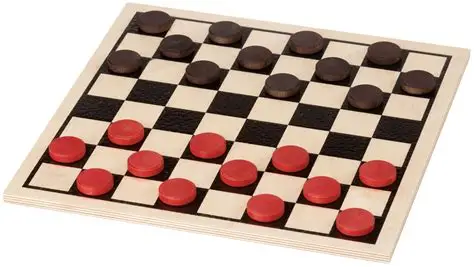
#> input picture assets/checkersboard.png, 474 x 267 px
$ python harris_corner_cv2.py
#> lines starting #> are read from the running program, lines starting #| are printed output that depends on the picture; after the words box and inside, x2 and y2 are one past the last pixel; in counts of white or black regions, pixels touching at a corner belong together
'''
harris method corner detection
non maximal suppression       : only keep local maxima as corners, suppress non-maximal responses in the neighborhood
normalisation                 : min-max applied

image input -> grayscale -> NMS dialation (better than none)-> harris corner detection -> mark and circle -> output

'''
import numpy as np
import matplotlib.pyplot as plt
import cv2 as cv
import os              # library for operation system interaction works on major operating systems, a portability wrapper

def nms(source, threshold):
    '''
    non-maximum suppression algorithm

    :param source: image to be iterated
    :param threshold: strictness of corner detection
    '''

    # Create a copy of the Harris response to modify
    nms_response = np.zeros_like(source)

    # Get the dimensions of the Harris response
    rows, cols = source.shape

    # Iterate through each pixel in the Harris response
    for i in range(1, rows-1):
        for j in range(1, cols-1):
            # Check if the current pixel is a local maximum and above the threshold
            if source[i, j] > threshold and source[i, j] == np.max(source[i-1:i+2, j-1:j+2]):
                nms_response[i, j] = source[i, j]

    return nms_response

def min_max_normalise(arr,new_min=0,new_max=1,dtype=np.float32):
    '''
    normalise color image using global min/max across all channels
    perform min-max normalisation on a numpy array

    parameters:
        arr (np.ndarray): input array
        new_min (float): desired min output range
        new_max (float): max output range
        dtype (np.dtype): data type output array

    returns:
        np.ndarray: normalised array with values in [new_min, new_max]
    '''
    min_val = np.min(arr)
    max_val = np.max(arr)

    if max_val == min_val:
        return np.full_like(arr, (new_min + new_max)/2)

    # apply normalisation formula
    # first scale to [0,1], then to [new_min,new_max], then convert to desired dtype
    # Vectorized formula (elements are calculated simultaneously)
    scaled = (arr - min_val) / (max_val - min_val)          # [0, 1]
    result = scaled * (new_max - new_min) + new_min         # [new_min, new_max]

    return result.astype(dtype)

# [65 lines left out: functions grayscale_min_max_loops, per_channel_normalize, not called in this run]

def harris_response():
    pass

def harriscorner():
    '''
    harris response corner detection strategy
    '''

    root = os.getcwd() # current working directory
    imgPath = os.path.join(root,'assets/checkersboard.png') # image path
    img = cv.imread(imgPath)
#> img is the input picture: shape (267, 474, 3); mean B, G, R 166.2, 176.1, 197.5
    imgRGB = cv.cvtColor(img,cv.COLOR_BGR2RGB)
    imgGray = cv.cvtColor(img,cv.COLOR_BGR2GRAY)
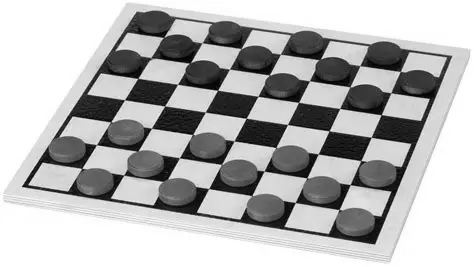
#> imgGray: shape (267, 474); min 0, max 255, mean 181.4
    imgGray = np.float32(imgGray)

    blockSize = 5 # size of neighbourhood, a square window used to compare pixels
    sobelSize = 3 # aperture parameter for the Sobel operator
    k = 0.04      # Harris detector free parameter in the equation
    # sensitivity parameter that affects the thresholding step

    '''
    det(m) = lambda1*lambda2 (product of eigenvalues)
    trace(m) = lambda1 + lambda2 (sum of eigenvalues)
    Harris response:
    R = det(m) - k*(trace(m))^2
    If both eigenvalues are large, R is large positive -> corner
    '''

    # Harris corner detection
    # cv.cornerHarris(source image, block size, sobel size, k)
    harris_raw = cv.cornerHarris(imgGray,blockSize,sobelSize,k)
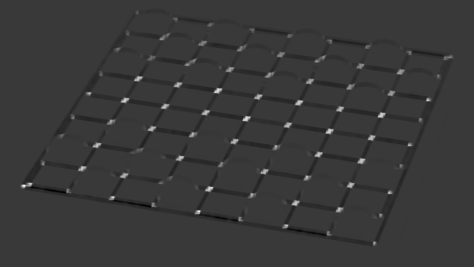
#> harris_raw: shape (267, 474) float32; min -20021720, max 69384840, mean -81652.9; drawn with min black and max white

    # 0.05, adjustable, threshold value determines likelihood of a pixel is a corner
    # higher threshold = stricter corner detection -> fewer corners detected
    threshold = np.percentile(harris_raw, 65) # 65th percentile, top 35% of values are considered corners, hand adjusted
#> threshold = 0.149

    dialated = nms(np.int32(harris_raw), threshold*harris_raw.max()) # apply non-maximal suppression with a threshold
#> after the loop in nms, `for i in range(1, rows-1):`:
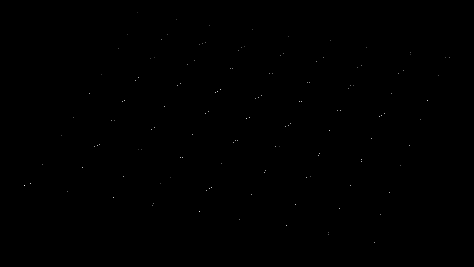
#> nms_response: shape (267, 474) int32; min 0, max 69384840, mean 38441.3; drawn with min black and max white

    # a mask of corners, boolean array where True indicates a corner
    mask_threshold = harris_raw>threshold*harris_raw.max()
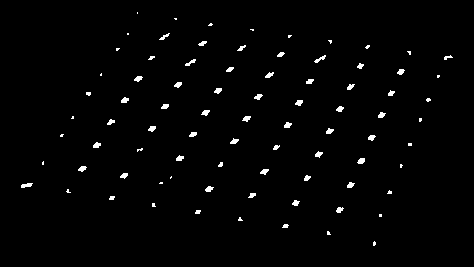
#> mask_threshold: shape (267, 474) bool; 1.5% white; 82 white regions (32 under 20 px), largest, box (x1, y1, x2, y2) and area: (21, 183, 33, 188) 41, (314, 55, 326, 63) 37, (357, 158, 365, 164) 37

    corners_nms = dialated>threshold*harris_raw.max()
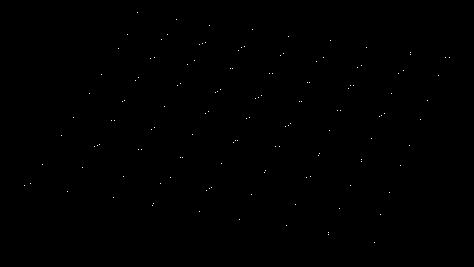
#> corners_nms: shape (267, 474) bool; 0.11% white in thin lines or dots, all inside (x1, y1, x2, y2) = (24, 12, 450, 243)

    # imgRGB[mask] = [255,0,0] # marks corners in red

    coords = np.where(mask_threshold) # get coordinates of corners
#> coords = 1904 positions, rows 12 to 245, columns 21 to 452
    for (x,y) in zip(*coords):
        img_with_corners = cv.circle(imgRGB,(y,x),2,(0,255,0),1) # mark corners with green circles
#> this loop made 1904 passes
#> (x, y) on passes 1 to 3: (12, 137), (13, 137), (18, 174)
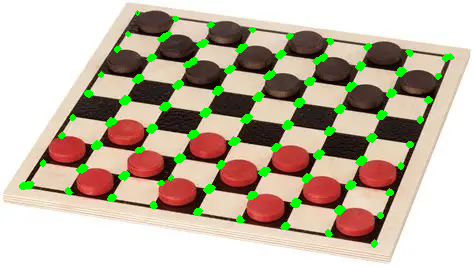
#> imgRGB: shape (267, 474, 3); mean R, G, B 191.8, 181.9, 162

    # Print some statistics
    print(f"Harris response min: {harris_raw.min():.2f}, max: {harris_raw.max():.2f}")
#| Harris response min: -20021720.00, max: 69384840.00
    print(f"Number of corners detected: {len(coords[0])}")
#| Number of corners detected: 1904
    print(f"Threshold value used: {threshold:.2f}")
#| Threshold value used: 0.15

    # After computing all images and masks, create a 2x3 grid
    fig, axes = plt.subplots(2, 3, figsize=(15, 10))
    axes_flat = axes.flat  # flatten to 1D array for easy iteration

    harris_norm = min_max_normalise(harris_raw) # normalised harris response for better visualization
#> in min_max_normalise, `min_val = np.min(arr)`: min_val = -20021720
#> in min_max_normalise, `max_val = np.max(arr)`: max_val = 69384840

    # Define each plot as a dictionary
    plots = [
        {"img": imgGray,          "title":  "1. Grayscale Input",                            "cmap": "gray", "colorbar": False},
        {"img": harris_raw,       "title":  "2. Raw Harris Response",                        "cmap": "hot", "colorbar": True},
        {"img": harris_norm,      "title":  "3. Normalized Harris",                          "cmap": "hot", "colorbar": True},
        {"img": mask_threshold,   "title": f"4. Threshold Mask\n(>{threshold:.2f})",         "cmap": "gray", "colorbar": False},
        {"img": corners_nms,      "title":  "5. After NMS",                                  "cmap": "gray", "colorbar": True},
        {"img": img_with_corners, "title": f"6. Detected Corners\n{len(coords[0])} points",  "cmap": None, "colorbar": False},
    ]

    # Iterate and plot
    for ax, plot in zip(axes_flat, plots):
        if plot["cmap"] is None:
            ax.imshow(plot["img"])
        else:
            im = ax.imshow(plot["img"], cmap=plot["cmap"])
            if plot["colorbar"]:
                plt.colorbar(im, ax=ax)
        ax.set_title(plot["title"])
        ax.axis("off")
#> this loop made 6 passes

    plt.tight_layout()
    plt.show()
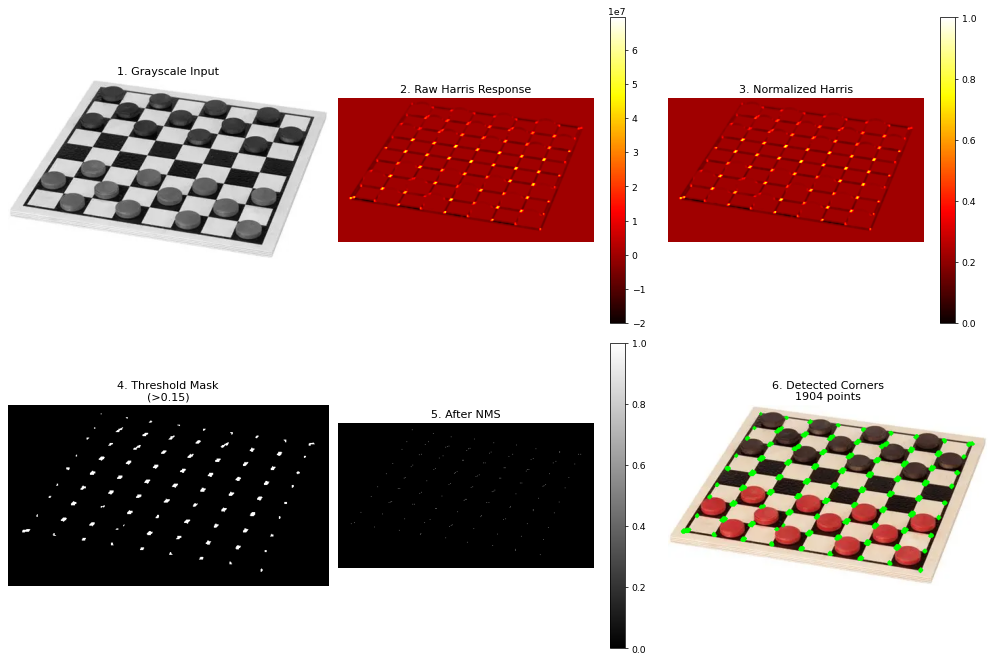
#> figure drawn by matplotlib, 9 panels


harriscorner()
